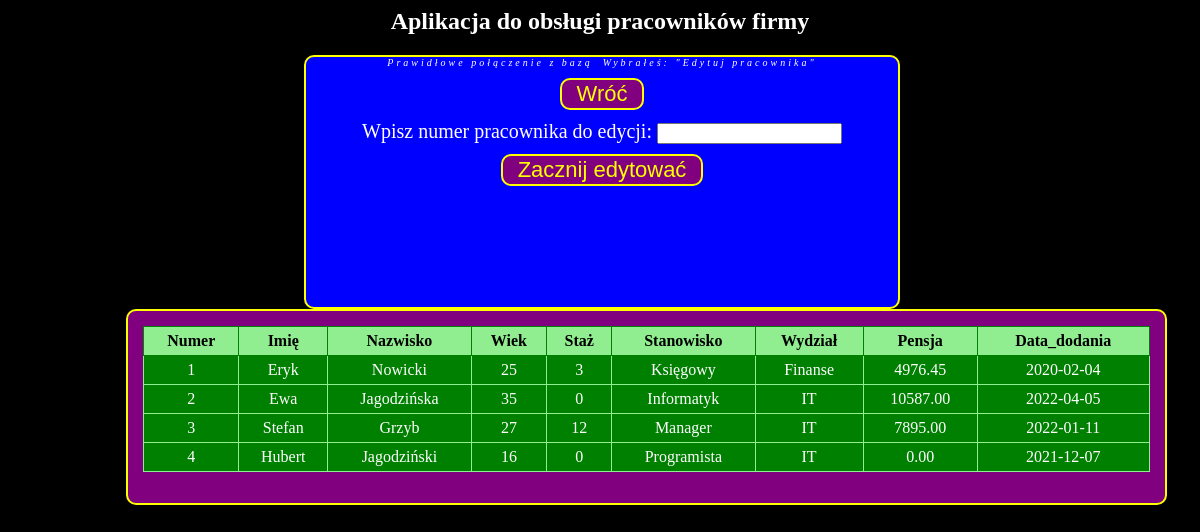
Page /edytuj2.php on the committed database.
### tables this page shows
CREATE TABLE `pracownicy` (
  `Numer` int(11) NOT NULL,
  `Imię` varchar(20) NOT NULL,
  `Nazwisko` varchar(30) NOT NULL,
  `Wiek` int(3) NOT NULL,
  `Staż` int(3) NOT NULL,
  `Stanowisko` varchar(30) NOT NULL,
  `Wydział` varchar(30) NOT NULL,
  `Pensja` decimal(10,2) NOT NULL,
  `Data_dodania` date NOT NULL
);

### skrypt.php (called while the page is built)
<?php
function polacz() {
	$pol=mysqli_connect("localhost","root","","pracownicy_jagodzinski");
	if($pol) return true;
	else return false;
}
?>

### edytuj2.php (the view, shortened to what this page needs)
<html lang="pl-PL">
<head>
	<link rel="stylesheet" href="styl.css">
	<?php
	include("skrypt.php");
	?>
</head>
<body>
<h2>Aplikacja do obsługi pracowników firmy</h2>
<div class="menu">
	<?php
	if(polacz()){
		echo "<i id='pol'>Prawidłowe połączenie z bazą</i>";
	}
	else echo "<i id='pol'>Błąd z połączenia z bazą!</i>";
	echo "<i id='wyb'>Wybrałeś: \"Edytuj pracownika\"</i>";
	?>
	<form action="" method="post">
	<p><input type="submit" name="przycisk" value="Wróć"></p>
	<p>Wpisz numer pracownika do edycji: <input type="number" name="numer"></p>
	<p><input type="submit" name="edytuj" value="Zacznij edytować"></p>
	</form>
</div>
<div class="zawar">
<form action="edytuj3.php" method="post">
<?php
if(isset($_POST['edytuj'])){
	$pol=mysqli_connect("localhost","root","","pracownicy_jagodzinski");
	mysqli_set_charset($pol,"utf8");
	$zapyt="SELECT * FROM pracownicy;";
	$wynik=mysqli_query($pol,$zapyt);
	$t=[];
	$i=0;
	while($wiersz=mysqli_fetch_array($wynik)){
		$t[$i]=$wiersz[0];
		$i++;
	}
	mysqli_close($pol);
	if($_POST['numer']!=""){
		$znacz=false;
		$numer=$_POST['numer'];
		for($j=0;$j<$i;$j++){
			if($t[$j]==$numer) $znacz=true;
		}
		if($znacz){
			$pol=mysqli_connect("localhost","root","","pracownicy_jagodzinski");
			mysqli_set_charset($pol,"utf8");
			echo "<h3>Numer pracownika do edycji: $numer</h3>";
			echo "<table>";
			echo "<tr><th>Imię</th><th>Nazwisko</th><th>Wiek</th><th>Staż</th><th>Stanowisko</th><th>Wydział</th><th>Pensja</th><th>Data_dodania</th></tr>";
			$zapyt="SELECT * FROM pracownicy WHERE Numer=$numer;";
			$wynik=mysqli_query($pol,$zapyt);
			while($wiersz=mysqli_fetch_array($wynik)){
				echo "<tr><td><input type='text' name='k1' value='$wiersz[1]' size='15'></td><td><input type='text' name='k2' value='$wiersz[2]' size='15'></td><td><input type='text' name='k3' value='$wiersz[3]' size='1'></td><td><input type='text' name='k4' value='$wiersz[4]' size='1'></td><td><input type='text' name='k5' value='$wiersz[5]' size='20'></td><td><input type='text' name='k6' value='$wiersz[6]' size='20'></td><td><input type='text' name='k7' value='$wiersz[7]' size='10'></td><td><input type='text' name='k8' value='$wiersz[8]' size='10'></td></tr>";
			}
			echo "</table>";
			echo '<p><input type="submit" name="zapisz" value="Zapisz zmiany"></p>';
			echo "<p><input type='hidden' name='numer' value='$numer'></p>";
			mysqli_close($pol);
		}
		else echo "<h3>Numer nie istnieje w bazie!</h3>";
	}
	else echo "<h3>Nie wpisano numeru pracownika!</h3>";
}
else {
	echo "<table>";
	echo "<tr><th>Numer</th><th>Imię</th><th>Nazwisko</th><th>Wiek</th><th>Staż</th><th>Stanowisko</th><th>Wydział</th><th>Pensja</th><th>Data_dodania</th></tr>";
	$pol=mysqli_connect("localhost","root","","pracownicy_jagodzinski");
	mysqli_set_charset($pol,"utf8");
	$zapyt="SELECT * FROM pracownicy;";
	$wynik=mysqli_query($pol,$zapyt);
	while($wiersz=mysqli_fetch_array($wynik)){
		echo "<tr><td>$wiersz[0]</td><td>$wiersz[1]</td><td>$wiersz[2]</td><td>$wiersz[3]</td><td>$wiersz[4]</td><td>$wiersz[5]</td><td>$wiersz[6]</td><td>$wiersz[7]</td><td>$wiersz[8]</td></tr>";
	}
	echo "</table>";
}
?>
</form>
</div>
</body>
</html>

### styl.css (style rules this page uses)
body { background-color: black; color: white; text-align: center; }
.menu { background-color: blue; width: 50%; margin-left: 25%; margin-right: 25%; border-radius: 10px; border: 2px solid yellow; min-height: 250px; font-size: 125%; }
.menu p { margin: 10px; }
.zawar { background-color: purple; width: 85%; margin-left: 10%; margin-right: 5%; border-radius: 10px; border: 2px solid yellow; height: auto; text-align: left; padding: 15px; color: yellow; }
input[type="submit"] { background-color: purple; border-radius: 10px; border: 2px solid yellow; color: yellow; font-size: 110%; padding-left: 15px; padding-right: 15px; }
table { border-collapse: collapse; width: 100%; }
th { padding: 5px; margin: 0; border: 1px solid green; background-color: lightgreen; text-align: center; color: black; }
td { padding: 5px; margin: 0; border: 1px solid lightgreen; background-color: #008000; text-align: center; color: white; }
#wyb { padding: 5px; font-size: 50%; letter-spacing: 3px; }
#pol { margin: 5px; font-size: 50%; letter-spacing: 3px; }

### rows in the picture
pracownicy: Numer "1", Imię "Eryk", Nazwisko "Nowicki", Wiek "25", Staż "3", Stanowisko "Księgowy", Wydział "Finanse", Pensja "4976.45", Data_dodania "2020-02-04"
pracownicy: Numer "2", Imię "Ewa", Nazwisko "Jagodzińska", Wiek "35", Staż "0", Stanowisko "Informatyk", Wydział "IT", Pensja "10587.00", Data_dodania "2022-04-05"
pracownicy: Numer "3", Imię "Stefan", Nazwisko "Grzyb", Wiek "27", Staż "12", Stanowisko "Manager", Wydział "IT", Pensja "7895.00", Data_dodania "2022-01-11"
pracownicy: Numer "4", Imię "Hubert", Nazwisko "Jagodziński", Wiek "16", Staż "0", Stanowisko "Programista", Wydział "IT", Pensja "0.00", Data_dodania "2021-12-07"
